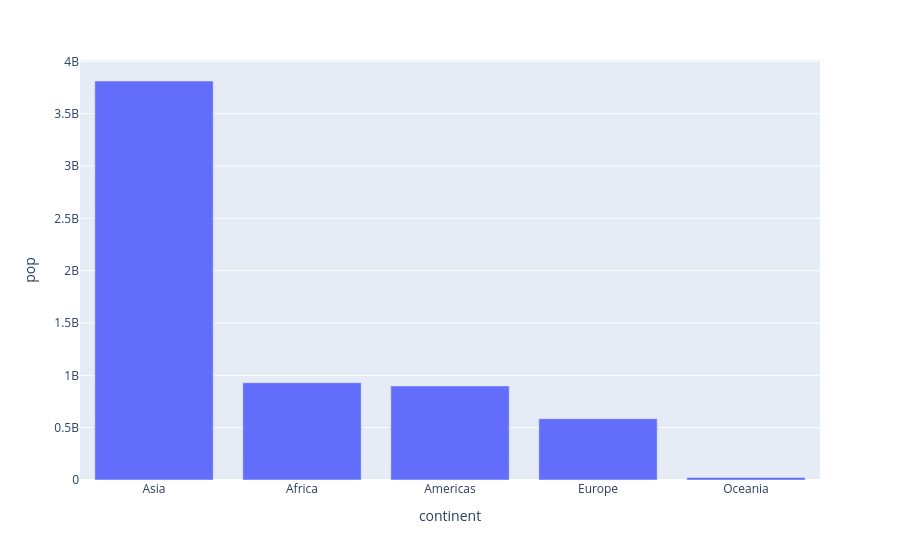

Write notebook code for a chart like this one.
### Code cell
fig.show()

### Figure 1 — Plotly figure (JSON) as saved in the notebook; plotly's stock layout.template omitted (floating-point values rounded to 4 significant figures)
{"data": [{"hovertemplate": "continent=%{x}<br>pop=%{y}<extra></extra>", "legendgroup": "", "marker": {"color": "#636efa", "pattern": {"shape": ""}}, "name": "", "orientation": "v", "showlegend": false, "textposition": "auto", "type": "bar", "x": ["Asia", "Africa", "Americas", "Europe", "Oceania"], "xaxis": "x", "y": [3811953827, 929539692, 898871184, 586098529, 24549947], "yaxis": "y"}], "layout": {"barmode": "relative", "legend": {"tracegroupgap": 0}, "margin": {"t": 60}, "xaxis": {"anchor": "y", "domain": [0.0, 1.0], "title": {"text": "continent"}}, "yaxis": {"anchor": "x", "domain": [0.0, 1.0], "title": {"text": "pop"}}}}
